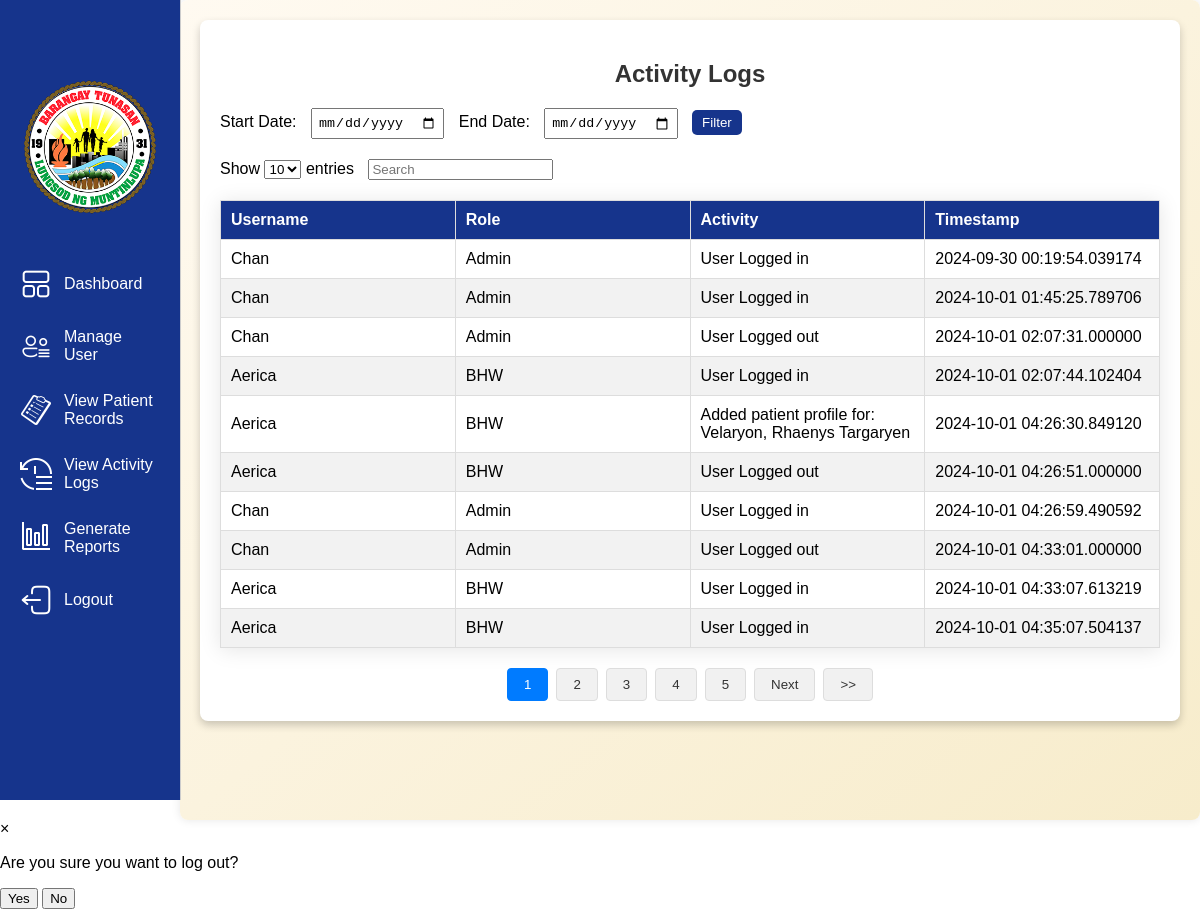
Page /ViewActLogs.php (signed in) on the committed database.
### tables this page shows
CREATE TABLE `tblactlogs` (
  `ActID` int(10) NOT NULL,
  `UserID` int(10) DEFAULT NULL,
  `Username` varchar(100) NOT NULL,
  `Role` varchar(50) NOT NULL,
  `Activity` varchar(255) NOT NULL,
  `Timestamp` datetime(6) NOT NULL DEFAULT current_timestamp(6)
);

### ViewActLogs.php (the view, shortened to what this page needs)
<?php
require 'databaseconnection.php';
$startDate = $_GET['start_date'] ?? '';
$endDate = $_GET['end_date'] ?? '';
$limit = $_GET['limit'] ?? 10;
$page = $_GET['page'] ?? 1;
$offset = ($page - 1) * $limit;
$conditions = [];
$whereClause = count($conditions) ? "WHERE " . implode(" AND ", $conditions) : "";
$totalLogs = $conn->query("SELECT COUNT(*) AS total FROM tblactlogs $whereClause")->fetch_assoc()['total'];
$totalPages = ceil($totalLogs / $limit);
$query = "SELECT Username, Role, Activity, Timestamp FROM tblactlogs $whereClause ORDER BY Timestamp ASC LIMIT $limit OFFSET $offset";
$result = $conn->query($query);
?>
<!DOCTYPE html>
<html>
<head>
    <link rel="stylesheet" href="ViewActLogs.css">
</head>
<body>
    <div class="Navbar">
        <div class="NavImg">
            <img src="Images/Tunasan Logo.png" alt="Logo">
        </div>
        <div class="dashboard-container">
            <a href="AdminDashboard.php" class="Tab">
                <div class="sidebar-item">
                    <img src="Images/dashboardPIC.png" alt="dash" class="side_image"> Dashboard
                </div>
            </a>
            <a href="ManageUser.php" class="Tab">
                <div class="sidebar-item">
                    <img src="Images/profilePIC.png" alt="prof" class="side_image"> Manage User
                </div>
            </a>
            <a href="ViewPatientRecords.php" class="Tab">
                <div class="sidebar-item">
                    <img src="Images/viewpatientrecordPIC.png" alt="folder" class="side_image"> View Patient Records
                </div>
            </a>
            <a href="ViewActLogs.php" class="Tab">
                <div class="sidebar-item">
                    <img src="Images/viewactivitylogsPIC.png" alt="sched" class="side_image"> View Activity Logs
                </div>
            </a>
            <a href="#" class="Tab" id="GenerateReports">
                <div class="sidebar-item">
                    <img src="Images/generatereportPIC.png" alt="rep" class="side_image"> Generate Reports
                </div>
            </a>
            <a href="logout.php" class="Tab" id="Logout">
                <div class="sidebar-item">
                    <img src="Images/logoutPIC.png" alt="log" class="side_image"> Logout
                </div>
            </a>
        </div>
    </div>
    <div class="Workspace">
        <div class="Container">
            <h2>Activity Logs</h2>
            <form method="GET" action="">
                <label for="start_date">Start Date:</label>
                <input type="date" id="start_date" name="start_date" value="<?php echo htmlspecialchars($startDate); ?>">
                <label for="end_date">End Date:</label>
                <input type="date" id="end_date" name="end_date" value="<?php echo htmlspecialchars($endDate); ?>">
                <input type="submit" value="Filter">
            </form>
            <div class="table-controls">
                <label>Show
                    <select id="entries" name="limit" onchange="updateEntries()">
                        <?php
                        foreach ([5, 10, 25, 50] as $option) {
                            echo "<option value=\"$option\" " . ($limit == $option ? 'selected' : '') . ">$option</option>";
                        }
                        ?>
                    </select> entries
                </label>
                <input type="text" id="search" placeholder="Search" onkeyup="filterTable()">
            </div>
            <table id="activityTable" class="styled-table">
                <thead>
                    <tr>
                        <th>Username</th>
                        <th>Role</th>
                        <th>Activity</th>
                        <th>Timestamp</th>
                    </tr>
                </thead>
                <tbody id="tableBody">
                    <?php
                    if ($result->num_rows > 0) {
                        while ($row = $result->fetch_assoc()) {
                            echo "<tr>
                                    <td>{$row['Username']}</td>
                                    <td>{$row['Role']}</td>
                                    <td>{$row['Activity']}</td>
                                    <td>{$row['Timestamp']}</td>
                                  </tr>";
                        }
                    } else {
                        echo "<tr><td colspan='4'>No activity logs found for the selected date range.</td></tr>";
                    }
                    ?>
                </tbody>
            </table>
            <div class="pagination">
                <?php
                $start = max(1, $page - 2);
                $end = min($totalPages, $start + 4);
                for ($i = $start; $i <= $end; $i++) {
                    echo "<button onclick=\"window.location.href='?page=$i&limit=$limit&start_date=$startDate&end_date=$endDate'\" " . ($i == $page ? "class='active'" : "") . ">$i</button>";
                }
                if ($page < $totalPages) echo "<button onclick=\"window.location.href='?page=" . ($page + 1) . "&limit=$limit&start_date=$startDate&end_date=$endDate'\">Next</button>";
                if ($page < $totalPages) echo "<button onclick=\"window.location.href='?page=$totalPages&limit=$limit&start_date=$startDate&end_date=$endDate'\">>></button>";
                ?>
            </div>
        </div>
    </div>
<div id="logoutModal" class="modal">
    <div class="modal-content">
     <span onclick="closeLogoutModal()" class="close">&times;</span>
     <p>Are you sure you want to log out?</p>
     <button id="confirmLogout">Yes</button>
     <button id="cancelLogout">No</button>
    </div>
</div>
</body>
</html>

### ViewActLogs.css (style rules this page uses)
body { display: flex; flex-direction: column; margin: 0; padding: 0; font-family: Arial, sans-serif; height: 100vh; overflow: hidden; }
.Navbar { position: fixed; width: 15vw; height: 100vh; overflow-y: auto; border-right: 1px solid #ccc; background-color: #16348C; color: #ffffff; z-index: 1000; }
.NavImg img { display: block; margin: 0 auto; width: 11vw; height: auto; margin-bottom: 20px; padding-top: 10vh; padding-bottom: 3vh; }
.Tab { display: block; padding: 10px 20px; text-decoration: none; color: inherit; margin-bottom: 1vh; }
.sidebar-item { display: flex; align-items: center; }
.sidebar-item img { height: 4vh; margin-right: 1vw; }
.Workspace { margin-left: 15vw; padding-top: 20px; padding-left: 20px; padding-right: 20px; background: linear-gradient(to bottom right, #FFFAF1, #F7ECCB); box-shadow: 0 0 10px rgba(0, 0, 0, 0.1); border-radius: 8px; overflow-y: auto; min-height: 100vh; height: auto; position: relative; }
.Container { width: calc(100% - 40px); max-width: 98%; background-color: #fff; padding: 20px; border-radius: 8px; box-shadow: 0 4px 8px rgba(0, 0, 0, 0.2); margin: auto; }
.Tab { display: block; padding: 10px 20px; text-decoration: none; color: inherit; }
.styled-table { width: 100%; border-collapse: collapse; margin: 20px 0; font-size: 1em; font-family: Arial, sans-serif; box-shadow: 0 2px 20px rgba(0, 0, 0, 0.1); table-layout: fixed; }
th, td { border: 1px solid #ddd; padding: 10px; text-align: left; }
th { background-color: #16348C; color: white; }
tr:nth-child(even) { background-color: #f2f2f2; }
h2 { text-align: center; color: #333; }
form { margin-bottom: 20px; }
label { margin-right: 10px; }
input[type="date"] { margin-right: 10px; padding: 5px; }
input[type="submit"] { padding: 5px 10px; background-color: #16348C; color: white; border: none; border-radius: 5px; cursor: pointer; }
.pagination { margin-top: 20px; text-align: center; }
.pagination button { display: inline-block; padding: 8px 16px; margin: 0 4px; border: 1px solid #ddd; background-color: #f1f1f1; color: #333; cursor: pointer; border-radius: 4px; }
.pagination button.active { background-color: #007bff; color: white; border: 1px solid #007bff; }

### rows in the picture
tblactlogs: Username "Chan", Role "Admin", Activity "User Logged in", Timestamp "2024-09-30 00:19:54.039174"
tblactlogs: Username "Chan", Role "Admin", Activity "User Logged in", Timestamp "2024-10-01 01:45:25.789706"
tblactlogs: Username "Chan", Role "Admin", Activity "User Logged out", Timestamp "2024-10-01 02:07:31.000000"
tblactlogs: Username "Aerica", Role "BHW", Activity "User Logged in", Timestamp "2024-10-01 02:07:44.102404"
tblactlogs: Username "Aerica", Role "BHW", Activity "Added patient profile for: Velaryon, Rhaenys Targaryen", Timestamp "2024-10-01 04:26:30.849120"
tblactlogs: Username "Aerica", Role "BHW", Activity "User Logged out", Timestamp "2024-10-01 04:26:51.000000"
tblactlogs: Username "Chan", Role "Admin", Activity "User Logged in", Timestamp "2024-10-01 04:26:59.490592"
tblactlogs: Username "Chan", Role "Admin", Activity "User Logged out", Timestamp "2024-10-01 04:33:01.000000"
tblactlogs: Username "Aerica", Role "BHW", Activity "User Logged in", Timestamp "2024-10-01 04:33:07.613219"
tblactlogs: Username "Aerica", Role "BHW", Activity "User Logged in", Timestamp "2024-10-01 04:35:07.504137"

### other values in the picture
form field limit "10"
